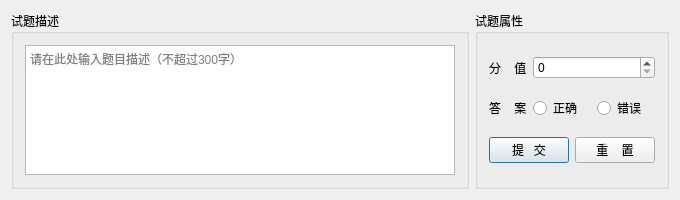
<?xml version="1.0" encoding="UTF-8"?>
<ui version="4.0">
 <class>AddJudge</class>
 <widget class="QDialog" name="AddJudge">
  <property name="geometry">
   <rect>
    <x>0</x>
    <y>0</y>
    <width>680</width>
    <height>200</height>
   </rect>
  </property>
  <property name="sizePolicy">
   <sizepolicy hsizetype="Preferred" vsizetype="Preferred">
    <horstretch>0</horstretch>
    <verstretch>0</verstretch>
   </sizepolicy>
  </property>
  <property name="minimumSize">
   <size>
    <width>680</width>
    <height>200</height>
   </size>
  </property>
  <property name="windowTitle">
   <string>添加判断题</string>
  </property>
  <property name="sizeGripEnabled">
   <bool>false</bool>
  </property>
  <property name="modal">
   <bool>false</bool>
  </property>
  <layout class="QHBoxLayout" name="horizontalLayout_5">
   <item>
    <widget class="QGroupBox" name="groupBox">
     <property name="font">
      <font>
       <family>微软雅黑</family>
      </font>
     </property>
     <property name="title">
      <string>试题描述</string>
     </property>
     <layout class="QHBoxLayout" name="horizontalLayout_4">
      <item>
       <widget class="QTextEdit" name="description">
        <property name="sizePolicy">
         <sizepolicy hsizetype="Expanding" vsizetype="Expanding">
          <horstretch>0</horstretch>
          <verstretch>0</verstretch>
         </sizepolicy>
        </property>
        <property name="minimumSize">
         <size>
          <width>300</width>
          <height>100</height>
         </size>
        </property>
        <property name="font">
         <font>
          <family>Arial</family>
         </font>
        </property>
        <property name="readOnly">
         <bool>false</bool>
        </property>
        <property name="html">
         <string>&lt;!DOCTYPE HTML PUBLIC &quot;-//W3C//DTD HTML 4.0//EN&quot; &quot;http://www.w3.org/TR/REC-html40/strict.dtd&quot;&gt;
&lt;html&gt;&lt;head&gt;&lt;meta name=&quot;qrichtext&quot; content=&quot;1&quot; /&gt;&lt;style type=&quot;text/css&quot;&gt;
p, li { white-space: pre-wrap; }
&lt;/style&gt;&lt;/head&gt;&lt;body style=&quot; font-family:'Arial'; font-size:9pt; font-weight:400; font-style:normal;&quot;&gt;
&lt;p style=&quot;-qt-paragraph-type:empty; margin-top:0px; margin-bottom:0px; margin-left:0px; margin-right:0px; -qt-block-indent:0; text-indent:0px; font-family:'SimSun';&quot;&gt;&lt;br /&gt;&lt;/p&gt;&lt;/body&gt;&lt;/html&gt;</string>
        </property>
        <property name="placeholderText">
         <string>请在此处输入题目描述（不超过300字）</string>
        </property>
       </widget>
      </item>
     </layout>
    </widget>
   </item>
   <item>
    <widget class="QGroupBox" name="groupBox_2">
     <property name="font">
      <font>
       <family>微软雅黑</family>
      </font>
     </property>
     <property name="title">
      <string>试题属性</string>
     </property>
     <layout class="QVBoxLayout" name="verticalLayout">
      <item>
       <layout class="QHBoxLayout" name="horizontalLayout">
        <item>
         <widget class="QLabel" name="label_7">
          <property name="sizePolicy">
           <sizepolicy hsizetype="Maximum" vsizetype="Preferred">
            <horstretch>0</horstretch>
            <verstretch>0</verstretch>
           </sizepolicy>
          </property>
          <property name="font">
           <font>
            <family>Arial</family>
           </font>
          </property>
          <property name="styleSheet">
           <string notr="true"/>
          </property>
          <property name="text">
           <string>分    值</string>
          </property>
          <property name="alignment">
           <set>Qt::AlignLeading|Qt::AlignLeft|Qt::AlignVCenter</set>
          </property>
         </widget>
        </item>
        <item>
         <widget class="QSpinBox" name="score">
          <property name="sizePolicy">
           <sizepolicy hsizetype="Preferred" vsizetype="Fixed">
            <horstretch>0</horstretch>
            <verstretch>0</verstretch>
           </sizepolicy>
          </property>
          <property name="font">
           <font>
            <family>Arial</family>
           </font>
          </property>
          <property name="maximum">
           <number>100</number>
          </property>
         </widget>
        </item>
       </layout>
      </item>
      <item>
       <layout class="QHBoxLayout" name="horizontalLayout_3">
        <item>
         <widget class="QLabel" name="label_8">
          <property name="sizePolicy">
           <sizepolicy hsizetype="Fixed" vsizetype="Preferred">
            <horstretch>0</horstretch>
            <verstretch>0</verstretch>
           </sizepolicy>
          </property>
          <property name="font">
           <font>
            <family>Arial</family>
           </font>
          </property>
          <property name="text">
           <string>答    案</string>
          </property>
         </widget>
        </item>
        <item>
         <widget class="QRadioButton" name="right">
          <property name="font">
           <font>
            <family>Arial</family>
           </font>
          </property>
          <property name="text">
           <string>正确</string>
          </property>
         </widget>
        </item>
        <item>
         <widget class="QRadioButton" name="wrong">
          <property name="font">
           <font>
            <family>Arial</family>
           </font>
          </property>
          <property name="text">
           <string>错误</string>
          </property>
         </widget>
        </item>
       </layout>
      </item>
      <item>
       <layout class="QHBoxLayout" name="horizontalLayout_2">
        <item>
         <widget class="QPushButton" name="submitBtn">
          <property name="font">
           <font>
            <family>Arial</family>
           </font>
          </property>
          <property name="text">
           <string>提   交</string>
          </property>
         </widget>
        </item>
        <item>
         <widget class="QPushButton" name="resetBtn">
          <property name="font">
           <font>
            <family>Arial</family>
           </font>
          </property>
          <property name="text">
           <string>重    置</string>
          </property>
         </widget>
        </item>
       </layout>
      </item>
     </layout>
    </widget>
   </item>
  </layout>
 </widget>
 <layoutdefault spacing="6" margin="11"/>
 <resources/>
 <connections/>
</ui>
